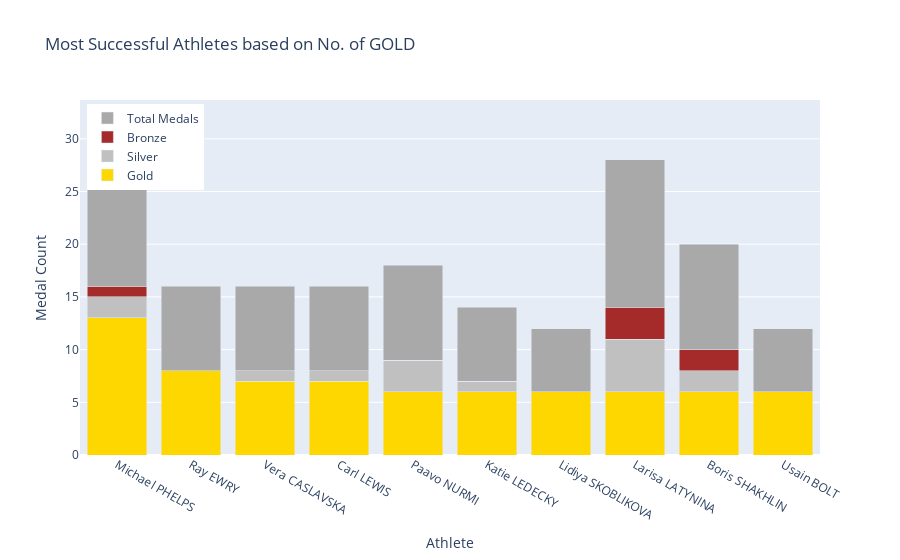

Write notebook code for a chart like this one.
### Code cell
Athletes_medal_tally = Athletes_medal_tally.head(10)

fig = go.Figure()

fig.add_trace(go.Bar(x=Athletes_medal_tally['athlete_full_name'], y=Athletes_medal_tally['GOLD'], name='Gold', marker_color='gold',
                         hovertext=Athletes_medal_tally['country_name'] + ': ' + Athletes_medal_tally['GOLD'].astype(str) + ' Gold'))
fig.add_trace(go.Bar(x=Athletes_medal_tally['athlete_full_name'], y=Athletes_medal_tally['SILVER'], name='Silver', marker_color='silver',
                         hovertext=Athletes_medal_tally['country_name'] + ': ' + Athletes_medal_tally['SILVER'].astype(str) + ' Silver'))
fig.add_trace(go.Bar(x=Athletes_medal_tally['athlete_full_name'], y=Athletes_medal_tally['BRONZE'], name='Bronze', marker_color='brown',
                         hovertext=Athletes_medal_tally['country_name'] + ': ' + Athletes_medal_tally['BRONZE'].astype(str) + ' Bronze'))

fig.add_trace(go.Bar(x=Athletes_medal_tally['athlete_full_name'], y=Athletes_medal_tally['Total'], name='Total Medals', marker_color='darkgrey',
                         hovertext=Athletes_medal_tally['country_name'] + ': ' + Athletes_medal_tally['Total'].astype(str) + ' Total Medals'))

fig.update_layout(barmode='stack', showlegend=True, legend=dict(yanchor="top", y=0.99, xanchor="left", x=0.01),
                      title='Most Successful Athletes based on No. of GOLD', xaxis_title='Athlete', yaxis_title='Medal Count')

fig.show()

### Figure 1 — Plotly figure (JSON) as saved in the notebook; plotly's stock layout.template omitted (floating-point values rounded to 4 significant figures)
{"data": [{"hovertext": ["United States of America: 13 Gold", "United States of America: 8 Gold", "Czechoslovakia: 7 Gold", "United States of America: 7 Gold", "Finland: 6 Gold", "United States of America: 6 Gold", "Soviet Union: 6 Gold", "Soviet Union: 6 Gold", "Soviet Union: 6 Gold", "Jamaica: 6 Gold"], "marker": {"color": "gold"}, "name": "Gold", "type": "bar", "x": ["Michael PHELPS", "Ray EWRY", "Vera CASLAVSKA", "Carl LEWIS", "Paavo NURMI", "Katie LEDECKY", "Lidiya SKOBLIKOVA", "Larisa LATYNINA", "Boris SHAKHLIN", "Usain BOLT"], "y": [13, 8, 7, 7, 6, 6, 6, 6, 6, 6]}, {"hovertext": ["United States of America: 2 Silver", "United States of America: 0 Silver", "Czechoslovakia: 1 Silver", "United States of America: 1 Silver", "Finland: 3 Silver", "United States of America: 1 Silver", "Soviet Union: 0 Silver", "Soviet Union: 5 Silver", "Soviet Union: 2 Silver", "Jamaica: 0 Silver"], "marker": {"color": "silver"}, "name": "Silver", "type": "bar", "x": ["Michael PHELPS", "Ray EWRY", "Vera CASLAVSKA", "Carl LEWIS", "Paavo NURMI", "Katie LEDECKY", "Lidiya SKOBLIKOVA", "Larisa LATYNINA", "Boris SHAKHLIN", "Usain BOLT"], "y": [2, 0, 1, 1, 3, 1, 0, 5, 2, 0]}, {"hovertext": ["United States of America: 1 Bronze", "United States of America: 0 Bronze", "Czechoslovakia: 0 Bronze", "United States of America: 0 Bronze", "Finland: 0 Bronze", "United States of America: 0 Bronze", "Soviet Union: 0 Bronze", "Soviet Union: 3 Bronze", "Soviet Union: 2 Bronze", "Jamaica: 0 Bronze"], "marker": {"color": "brown"}, "name": "Bronze", "type": "bar", "x": ["Michael PHELPS", "Ray EWRY", "Vera CASLAVSKA", "Carl LEWIS", "Paavo NURMI", "Katie LEDECKY", "Lidiya SKOBLIKOVA", "Larisa LATYNINA", "Boris SHAKHLIN", "Usain BOLT"], "y": [1, 0, 0, 0, 0, 0, 0, 3, 2, 0]}, {"hovertext": ["United States of America: 16 Total Medals", "United States of America: 8 Total Medals", "Czechoslovakia: 8 Total Medals", "United States of America: 8 Total Medals", "Finland: 9 Total Medals", "United States of America: 7 Total Medals", "Soviet Union: 6 Total Medals", "Soviet Union: 14 Total Medals", "Soviet Union: 10 Total Medals", "Jamaica: 6 Total Medals"], "marker": {"color": "darkgrey"}, "name": "Total Medals", "type": "bar", "x": ["Michael PHELPS", "Ray EWRY", "Vera CASLAVSKA", "Carl LEWIS", "Paavo NURMI", "Katie LEDECKY", "Lidiya SKOBLIKOVA", "Larisa LATYNINA", "Boris SHAKHLIN", "Usain BOLT"], "y": [16, 8, 8, 8, 9, 7, 6, 14, 10, 6]}], "layout": {"barmode": "stack", "legend": {"x": 0.01, "xanchor": "left", "y": 0.99, "yanchor": "top"}, "showlegend": true, "title": {"text": "Most Successful Athletes based on No. of GOLD"}, "xaxis": {"title": {"text": "Athlete"}}, "yaxis": {"title": {"text": "Medal Count"}}}}
